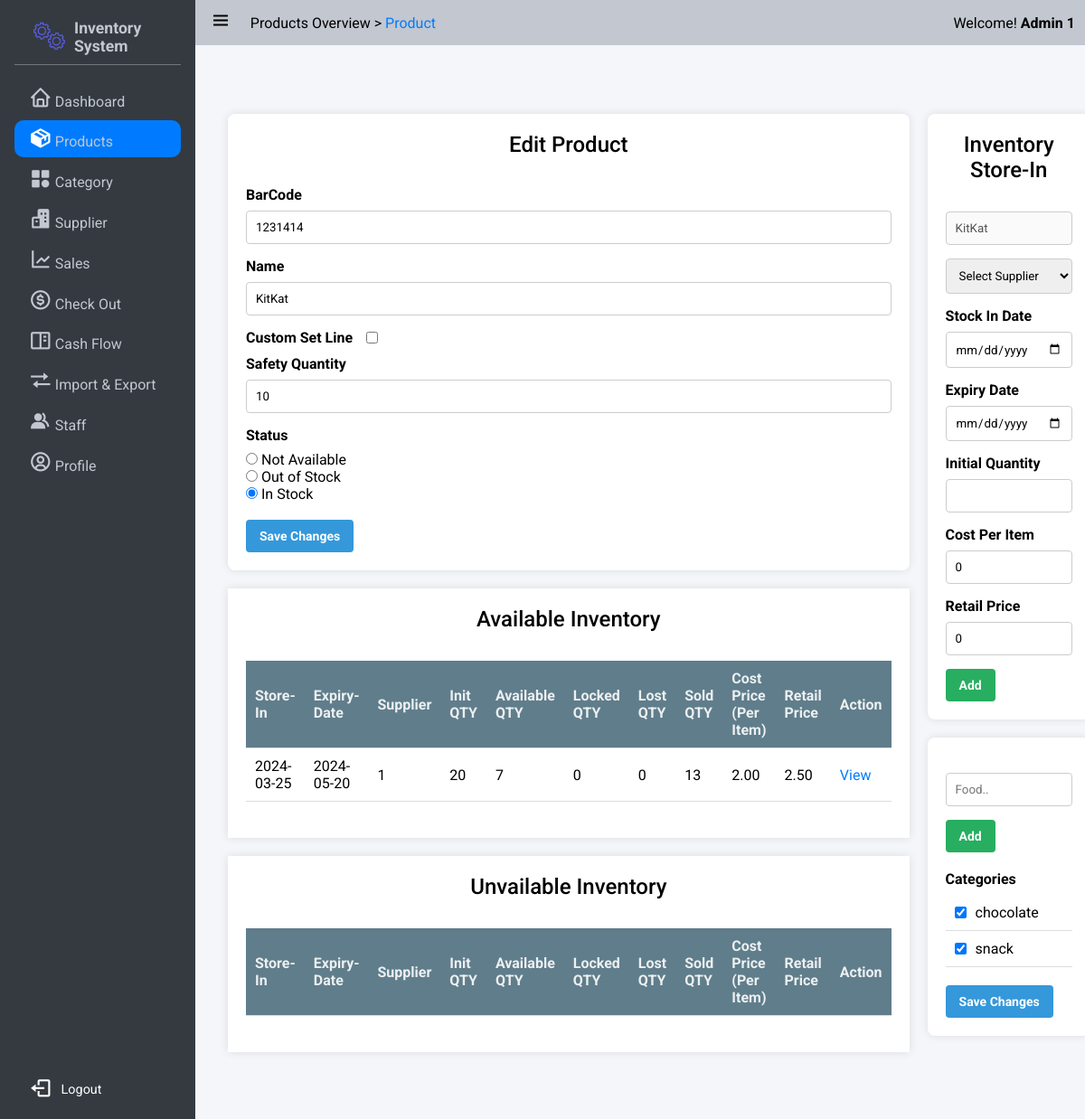
The app's page /products/1 (signed in) with its own data.
### app/models/user.py (models this page shows, shortened)
class Role(db.Model):
    __tablename__ = 'roles'
    id = db.Column(db.Integer(), primary_key=True)
    name = db.Column(db.String(50), unique=True)

class User(UserMixin,db.Model):
    __tablename__ = 'users'
    id = db.Column(db.Integer, primary_key=True)
    StaffID = db.Column(db.String,unique = True)
    First_Name = db.Column(db.String(100, collation='NOCASE'), nullable=False, server_default='')
    Last_Name = db.Column(db.String(100, collation='NOCASE'), nullable=False, server_default='')
    Email = db.Column(db.String(50), unique=True, nullable=False)
    Password = db.Column(db.String(80), nullable=False)
    pins = db.Column(db.Integer)
    roles = db.relationship('Role', secondary='user_roles')
    active = db.Column('is_active', db.Boolean(), nullable=False, server_default='1')
    Email_Confirmed_At = db.Column(db.DateTime())
    Last_Login = db.Column(db.DateTime())

### app/models/product.py (models this page shows, shortened)
class Product(db.Model):
    id = db.Column(db.Integer, nullable=False, primary_key=True)
    BarCode = db.Column(db.BigInteger,nullable=False)
    Name = db.Column(db.String, nullable=False)
    Safety_quantity = db.Column(db.Integer,nullable=False)
    Status = db.Column(db.String, nullable=False) # "NotAvailable","OutOfStock","InStock"
    Inventories = db.relationship('Inventory',backref='product',lazy=True)  # Improved loading
    Categories = db.relationship('Category',secondary=product_category, backref=db.backref('products', lazy=True), lazy='subquery')

class Inventory(db.Model):
    id = db.Column(db.Integer, nullable=False, primary_key=True)
    Product_id = db.Column(db.Integer,db.ForeignKey('product.id'),nullable=False)
    Supplier_id = db.Column(db.Integer,db.ForeignKey('supplier.id'),nullable=False)
    StockInDate = db.Column(db.Date, nullable=False)
    ExpiryDate = db.Column(db.Date, nullable=False)
    Init_QTY = db.Column(db.Integer, nullable=True)
    Available_QTY = db.Column(db.Integer, nullable=False)
    Locked_QTY = db.Column(db.Integer, nullable=False)
    Lost_QTY = db.Column(db.Integer, nullable=False)
    Sold_QTY = db.Column(db.Integer, nullable=False)
    CostPerItem = db.Column(db.Double, nullable=False)
    RetailPrice = db.Column(db.Double,nullable=False)

### app/models/category.py (models this page shows, shortened)
class Category(db.Model):
    id = db.Column(db.Integer, nullable=False, primary_key=True)
    Name = db.Column(db.String, nullable=False)

### app/product/product_routers.py (the view)
@bp.route('/<int:id>', methods=['GET'])
@login_required
def get_product(id):
    if not id:
        id = request.args.get('id')
    product = db.one_or_404(db.select(Product).filter(Product.id == id))
    suppliers = Supplier.query.all()
    inventories = product.Inventories
    categories = Category.query.all()
    form = CreateProductForm(obj=product)
    form.categories.choices = [(category.id, category.Name) for category in Category.query.all()]
    inventoryForm = InventoryForm()
    inventoryForm.supplier.choices = [(supplier.id,supplier.Name) for supplier in suppliers]
    return render_template('product/detail.html', product=product,categories = categories,inventories = inventories,suppliers=suppliers,form = form,inventoryForm=inventoryForm,date=date)

### app/templates/product/detail.html (shortened to what this page needs)
{% extends 'base.html' %}
{% block nav_title %} Products Overview > <a href="{{url_for('product.get_product',id = product.id )}}">Product</a>{% endblock %}
{% block css_style %}
    <link rel="stylesheet" href="{{url_for('static',filename='css/flex.css')}}">
    <link rel="stylesheet" href="{{url_for('static',filename='css/grid.css')}}">
    <link rel="stylesheet" href="{{url_for('static',filename='css/form.css')}}">
    <link rel="stylesheet" href="{{url_for('static',filename='css/table.css')}}">
    <link rel="stylesheet" href="{{url_for('static',filename='css/category.css')}}">
{% endblock %}
{% block nav_inventory %}active{% endblock %}
{% block content %}
    <div class="grid-container four-two-grid">
        <div class="grid-item">
            <div class="form-container full_width">
            <h3>Edit Product</h3>
                <form method="POST" action="{{ url_for('product.edit_product',id = product.id) }}">
                    {{ form.barcode.label }}
                    {{ form.barcode( value = product.BarCode) }}
                    {{ form.name.label }}
                    {{ form.name( value = product.Name) }}
                    <div class="flex flex-start-center" style="margin-bottom: 10px;">
                    {{ form.safety_quantity_custom.label(style='margin:0') }}
                    {{ form.safety_quantity_custom(style='margin-left:15px') }}
                   </div>
                    {{ form.safety_quantity.label }} {{ form.safety_quantity(value = product.Safety_quantity) }}
                    {{ form.status.label }}
                    {% for choice_key, choice_label in form.status.choices %}
                        <input type="radio"  name="status" value="{{choice_key}}" {% if choice_key == product.Status %} Checked {% endif %}> {{ choice_label }}
                        <br>
                    {% endfor %}
                    <br>
                    <button class="button info" type="submit">Save Changes</button>
                </form>
            </div>
            <div class="table-container">
                <h3>Available Inventory</h3>
                <table style="width: 100%;" class="">
                    <thead>
                        <tr>
                            <th>Store-In</th>
                            <th>Expiry-Date</th>
                            <th>Supplier</th>
                            <th>Init QTY</th>
                            <th>Available QTY</th>
                            <th>Locked QTY</th>
                            <th>Lost QTY</th>
                            <th>Sold QTY</th>
                            <th>Cost Price (Per Item)</th>
                            <th>Retail Price</th>
                            <th>Action</th>
                        </tr>
                    </thead>
                    <tbody>
                        {% for inventory in product.Inventories if inventory.ExpiryDate>=date.today() %}
                            <tr>
                                <form method="POST" action="" style="display: inline-block;">
                                    <td><span>{{ inventory.StockInDate }}</span></td>
                                    <td><span>{{ inventory.ExpiryDate }}</span></td>
                                    <td><span>{{ inventory.Supplier_id }}</span></td>
                                    <td><span>{{ inventory.Init_QTY }}</span></td>
                                    <td><span>{{ inventory.Available_QTY }}</span></td>
                                    <td><span>{{ inventory.Locked_QTY }}</span></td>
                                    <td><span>{{ inventory.Lost_QTY}}</span></td>
                                    <td><span>{{ inventory.Sold_QTY }}</span></td>
                                    <td><span>{{ "%.2f"|format(inventory.CostPerItem) }}</span></td>
                                    <td><span>{{ "%.2f"|format(inventory.RetailPrice) }}</span></td>
                                </form>
                                <td>
                                    <a href="{{url_for('product.inventory_detail',id=inventory.id)}}">View</a>
                                </td>
                            </tr>
                        {% endfor %}
                    </tbody>
                </table>
            </div>
            <div class="table-container">
                <h3>Unvailable Inventory</h3>
                <table style="width: 100%;" class="">
                    <thead>
                        <tr>
                            <th>Store-In</th>
                            <th>Expiry-Date</th>
                            <th>Supplier</th>
                            <th>Init QTY</th>
                            <th>Available QTY</th>
                            <th>Locked QTY</th>
                            <th>Lost QTY</th>
                            <th>Sold QTY</th>
                            <th>Cost Price (Per Item)</th>
                            <th>Retail Price</th>
                            <th>Action</th>
                        </tr>
                    </thead>
                </table>
            </div>
        </div>
        {% for role in current_user.roles if role.name == 'admin' %}
        <div class="grid-item">
            <div class="form-container">
                <h3>Inventory Store-In</h3>
                <form action="{{url_for('product.add_inventory',barcode = product.BarCode)}}" method="post">
                    <input type="text" name="name" id="" value="{{product.Name}}" disabled>
                    <select name="supplier" id="supplier" required>
                        <option value="">Select Supplier</option>
                    </select>
                    <div>
                        {{ inventoryForm.stock_in_date.label }}
                        {{ inventoryForm.stock_in_date() }}
                    </div>
                    <div>
                        {{ inventoryForm.expiry_date.label }}
                        {{ inventoryForm.expiry_date() }}
                    </div>
                    <div>
                        {{ inventoryForm.init_qty.label }}
                        {{ inventoryForm.init_qty(step=1,min=0) }}
                    </div>
                    <div>
                        {{ inventoryForm.cost_per_item.label }}
                        {{ inventoryForm.cost_per_item(min=0.00,step=0.01,value=0) }}
                    </div>
                    <div>
                        {{ inventoryForm.retail_price.label }}
                        {{ inventoryForm.retail_price(min=0.00,step=0.01,value=0) }}
                    </div>
                    <button class="button success" type="submit">Add</button>
                </form>
            </div>
            <div class="form-container">
                <br>
                <form action="{{url_for('category.create_from_product',product_id = product.id)}}" method="post" style="margin-bottom: 10px;">
                      <input type="text" name="category_name" id="" placeholder="Food.." autocomplete="false" required>
                      <button class="button success" type="submit">Add</button>
                </form>
                <form action="{{url_for('product.edit_product',id = product.id)}}" method="post">
                    <ul class="category-list">
                        {{ form.categories.label }}
                        {% set pro_ids = [] %}
                        {% for pro in product.Categories %}
                            {% set _ = pro_ids.append(pro.id) %}
                        {% endfor %}
                        {% for category_id, category_name in form.categories.choices %}
                        <li class="category-item">
                            <input type="checkbox" class="category-input" name="categories" value="{{ category_id }}" {% if category_id in pro_ids %}checked{% endif %}> {{ category_name }}<br>
                        </li>
                        {% endfor %}
                    </ul>
                    <button class="button info" type="submit" name="save_category">Save Changes</button>
                </form>
            </div>
        </div>
        {% endfor %}
    </div>
{% endblock %}

### app/templates/base.html (shortened to what this page needs)
<!DOCTYPE html>
<html lang="en">
<head>
    <link rel="stylesheet" href="{{url_for('static',filename='css/button.css')}}">
    <link rel="stylesheet" href="{{url_for('static',filename='css/style.css')}}">
    <link rel="stylesheet" href="{{url_for('static',filename='css/responsive.css')}}">
    <link rel="stylesheet" href="{{url_for('static',filename='css/cards.css')}}">
    <link rel="stylesheet" href="{{url_for('static',filename='css/preloader.css')}}">
    <link href='https://unpkg.com/boxicons@2.1.4/css/boxicons.min.css' rel='stylesheet'>
    {% block css_style %}
    {% endblock %}
</head>
<body>
    <div class="wrapper">
        <aside class="opened" id="aside">
            <div class="sidebar">
                <div class="brand-items">
                    <div class="brand-logo">
                        <img src="{{url_for('static',filename='/img/gear-loader.gif')}}" alt="" class="brand-img">
                        <h3>Inventory System</h3>
                    </div>
                </div>
                <div class="menu-bar">
                    <div class="menu">
                        <ul class="menu-links">
                            <li class="menu-link {% block nav_dashboard %}{% endblock %}"><i class='nav-icon bx bx-home'></i><a href="{{ url_for('dashboard') }}">Dashboard</a></li>
                            <li class="menu-link {% block nav_inventory %}{% endblock %}"><i class='nav-icon bx bxs-package'></i><a href="{{ url_for('product.index') }}">Products</a></li>
                            <li class="menu-link {% block nav_category %}{% endblock %}"><i class='nav-icon bx bxs-category' ></i><a href="{{ url_for('category.index') }}">Category</a></li>
                            <li class="menu-link {% block nav_supplier %}{% endblock %}"><i class='nav-icon bx bxs-buildings' ></i><a href="{{ url_for('supplier.index') }}">Supplier</a></li>
                            <li class="menu-link {% block nav_report %}{% endblock %}"><i class='nav-icon bx bx-line-chart' ></i><a href="{{ url_for('sale.sales_index') }}">Sales</a></li>
                            <li class="menu-link {% block nav_checkout %}{% endblock %}"><i class='nav-icon bx bx-dollar-circle' ></i><a href="{{ url_for('sale.show_checkout_page') }}">Check Out</a></li>
                            <li class="menu-link {% block nav_cashflow %}{% endblock %}"><i class='nav-icon bx bx-book-content'></i><a href="{{url_for('cashflow.index')}}">Cash Flow</a></li>
                            <li class="menu-link {% block nav_ImExport %}{% endblock %}"><i class='nav-icon bx bx-transfer'></i><a href="{{url_for('main.imexport_overview')}}">Import & Export</a></li>
                            {% for role in current_user.roles if role.name == 'admin' %}
                                <li class="menu-link {% block nav_staff %}{% endblock %}"><i class='nav-icon bx bxs-group' ></i><a href="{{ url_for('user.index') }}">Staff</a></li>
                            {% endfor %}
                            <li class="menu-link {% block nav_profile %}{% endblock %}"><i class='nav-icon bx bx-user-circle'></i><a href="{{url_for('user.get_staff',id=current_user.id)}}">Profile</a></li>
                        </ul>
                    </div>
                    <div class="bottom-content logout">
                        <div class="flex" style="color: #fff !important;">
                            <i class='bx bx-log-out'></i><a style="color: #fff !important;" href="{{url_for('auth.logout')}}" onclick="return confirm('Log out immediately?')">Logout</a>
                        </div>
                    </div>
                </div>
            </div>
        </aside>
       <div class="main">
            <header class="main-header">
                <div class="left-nav">
                    <div class="menu-burger">
                        <i class='bx bx-menu '></i>
                    </div>
                    <p>{% block nav_title %}{% endblock %}</p>
                </div>
                <div class="right-nav flex flex-center-center">
                    <span>Welcome! <b>{{current_user.Last_Name + ' ' + current_user.First_Name}}</b></span>
                </div>
            </header>
            <div class="main-container">
                    {% block content %} {% endblock %}
            </div>
        </div>
    </div>
    </body>
    </html>

### records on screen
Role: stock_in_date.label "Stock In Date", expiry_date.label "Expiry Date", init_qty.label "Initial Quantity", cost_per_item.label "Cost Per Item", cost_per_item "0", retail_price.label "Retail Price", retail_price "0", categories.label "Categories"
User: Last_Name+First_Name "Admin 1"
Product: Status "☑", name "KitKat"
Inventory: StockInDate "2024-03-25", ExpiryDate "2024-05-20", Supplier_id "1", Init_QTY "20", Available_QTY "7", Locked_QTY "0", Lost_QTY "0", Sold_QTY "13", CostPerItem "2.00", RetailPrice "2.50"
Category: Name "chocolate"
Category: Name "snack"

### other values on screen
{{ choice_label }} "Not Available" "Out of Stock" "In Stock"
